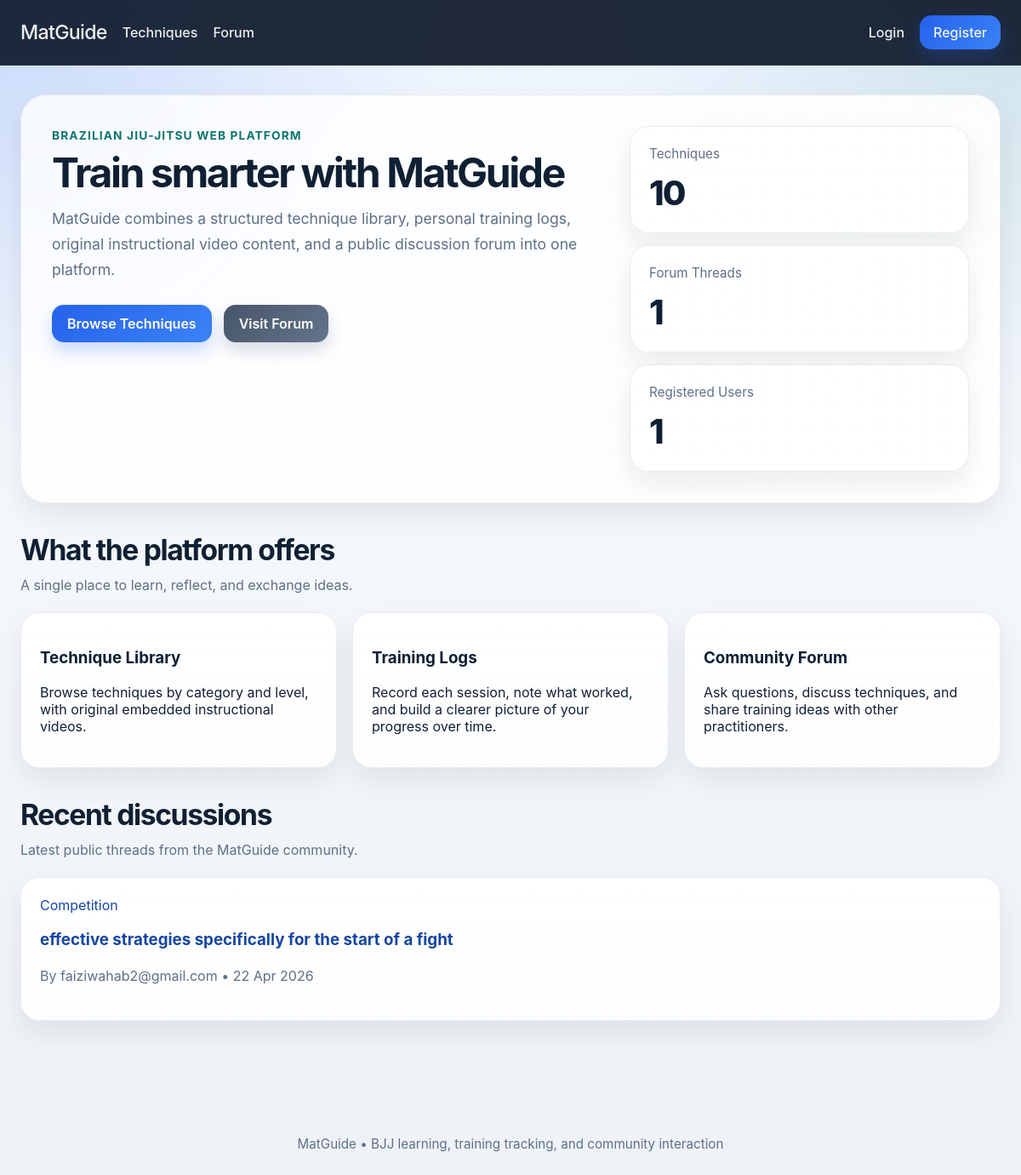
Before: / with the older database file.
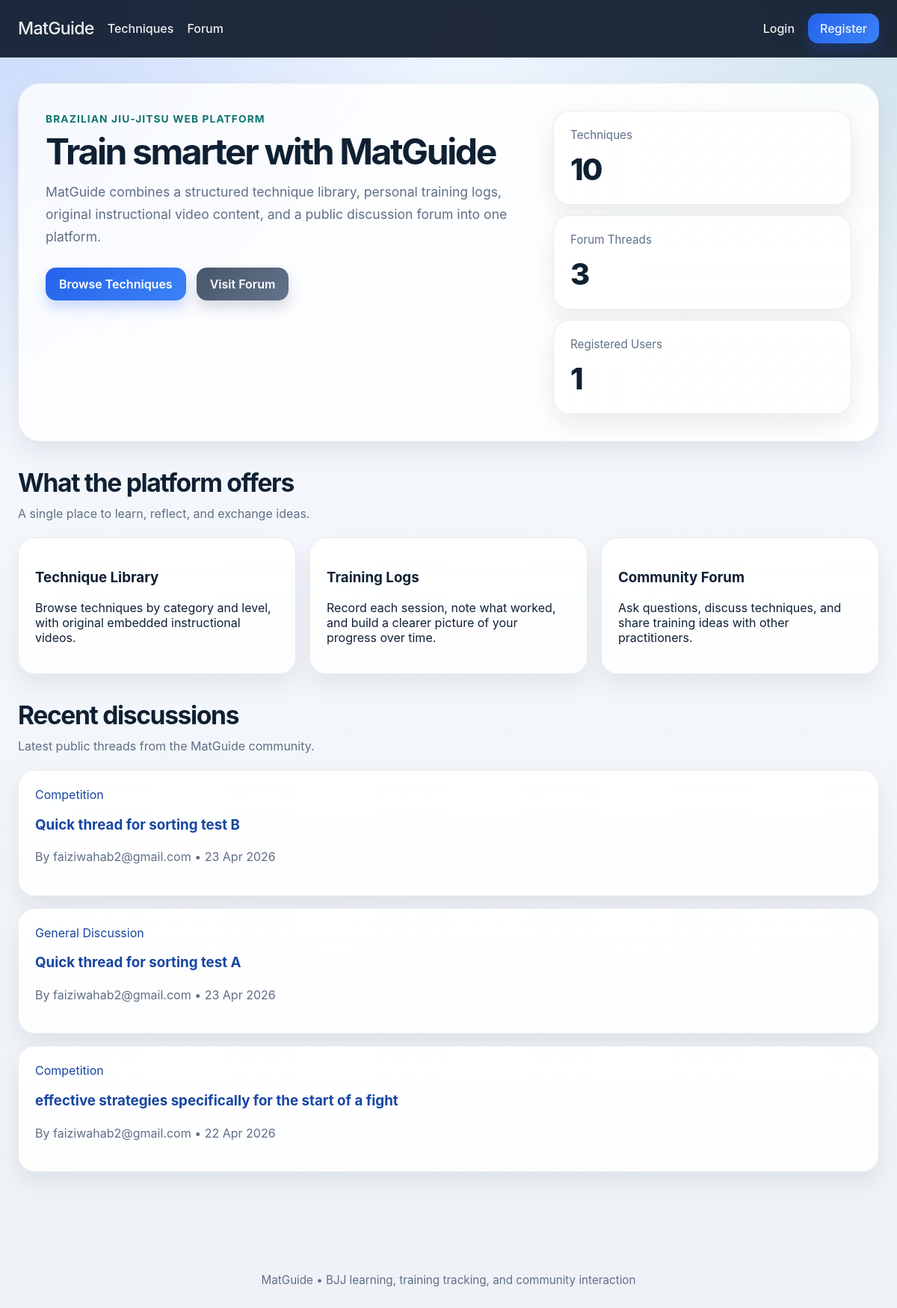
After: the same page with the newer database file.
### models.py (models this page shows, shortened)
class ForumThread(db.Model):
    id = db.Column(db.Integer, primary_key=True)
    title = db.Column(db.String(200), nullable=False)
    category = db.Column(db.String(100), nullable=False)
    body = db.Column(db.Text, nullable=False)
    created_at = db.Column(db.DateTime, nullable=False, default=datetime.utcnow)
    user_id = db.Column(db.Integer, db.ForeignKey("user.id"), nullable=False)
    technique_id = db.Column(db.Integer, db.ForeignKey("technique.id"), nullable=True)
    replies = db.relationship("ForumReply", backref="thread", lazy=True, cascade="all, delete-orphan")

class User(UserMixin, db.Model):
    id = db.Column(db.Integer, primary_key=True)
    email = db.Column(db.String(255), unique=True, nullable=False, index=True)
    password_hash = db.Column(db.String(255), nullable=False)
    logs = db.relationship("TrainingLog", backref="user", lazy=True, cascade="all, delete-orphan")
    threads = db.relationship("ForumThread", backref="author", lazy=True, cascade="all, delete-orphan")
    replies = db.relationship("ForumReply", backref="author", lazy=True, cascade="all, delete-orphan")

### app.py (the view)
    @app.route("/")
    def index():
        total_techniques = Technique.query.count()
        total_threads = ForumThread.query.count()
        total_users = User.query.count()
        recent_threads = ForumThread.query.order_by(ForumThread.created_at.desc()).limit(3).all()
        return render_template(
            "index.html",
            total_techniques=total_techniques,
            total_threads=total_threads,
            total_users=total_users,
            recent_threads=recent_threads,
        )

### templates/index.html (shortened to what this page needs)
{% extends "base.html" %}
{% block content %}
<section class="hero-section">
  <div class="hero-card">
    <div class="hero-text">
      <span class="eyebrow">Brazilian Jiu-Jitsu Web Platform</span>
      <h1>Train smarter with MatGuide</h1>
      <p>
        MatGuide combines a structured technique library, personal training logs,
        original instructional video content, and a public discussion forum into one platform.
      </p>
      <div class="hero-actions">
        <a class="button" href="{{ url_for('techniques') }}">Browse Techniques</a>
        <a class="button secondary" href="{{ url_for('forum') }}">Visit Forum</a>
      </div>
    </div>
    <div class="hero-stats">
      <div class="stat-card">
        <span class="stat-label">Techniques</span>
        <span class="stat-value">{{ total_techniques }}</span>
      </div>
      <div class="stat-card">
        <span class="stat-label">Forum Threads</span>
        <span class="stat-value">{{ total_threads }}</span>
      </div>
      <div class="stat-card">
        <span class="stat-label">Registered Users</span>
        <span class="stat-value">{{ total_users }}</span>
      </div>
    </div>
  </div>
</section>
<section class="section-block">
  <div class="section-header">
    <h2>What the platform offers</h2>
    <p>A single place to learn, reflect, and exchange ideas.</p>
  </div>
  <div class="feature-grid">
    <div class="feature-card">
      <h3>Technique Library</h3>
      <p>Browse techniques by category and level, with original embedded instructional videos.</p>
    </div>
    <div class="feature-card">
      <h3>Training Logs</h3>
      <p>Record each session, note what worked, and build a clearer picture of your progress over time.</p>
    </div>
    <div class="feature-card">
      <h3>Community Forum</h3>
      <p>Ask questions, discuss techniques, and share training ideas with other practitioners.</p>
    </div>
  </div>
</section>
<section class="section-block">
  <div class="section-header">
    <h2>Recent discussions</h2>
    <p>Latest public threads from the MatGuide community.</p>
  </div>
  {% if recent_threads %}
    <div class="forum-preview-list">
      {% for thread in recent_threads %}
        <a class="forum-preview-card" href="{{ url_for('thread_detail', thread_id=thread.id) }}">
          <span class="thread-category">{{ thread.category }}</span>
          <h3>{{ thread.title }}</h3>
          <p class="muted-text">By {{ thread.author.email }} • {{ thread.created_at.strftime("%d %b %Y") }}</p>
        </a>
      {% endfor %}
    </div>
  {% endif %}
</section>
{% endblock %}

Changed rows visible on the page:
added ForumThread: category "Competition", title "Quick thread for sorting test B", author.email "faiziwahab2@gmail.com", created_at "23 Apr 2026"
added ForumThread: category "General Discussion", title "Quick thread for sorting test A", author.email "faiziwahab2@gmail.com", created_at "23 Apr 2026"
Other visible differences:
{{ total_threads }}: "1" → "3"
